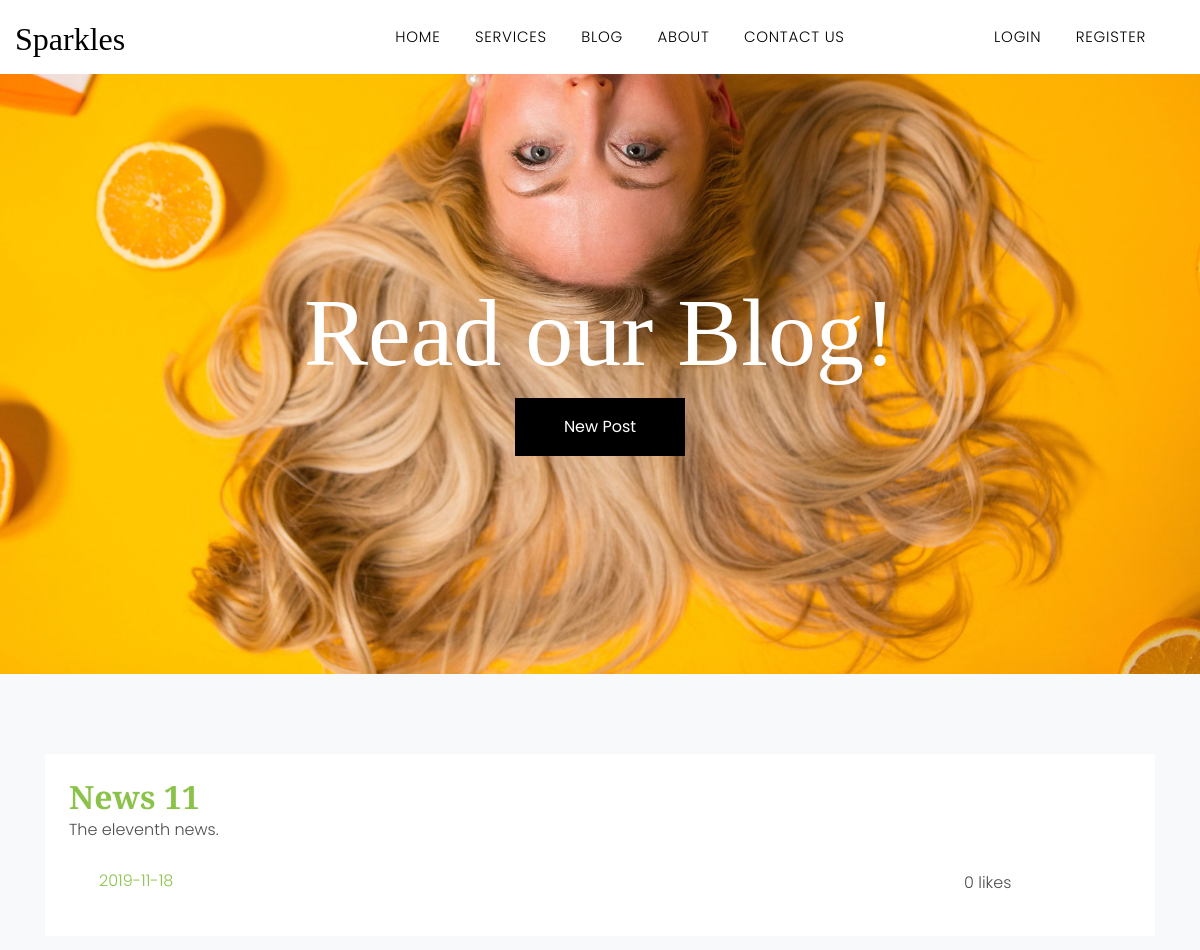
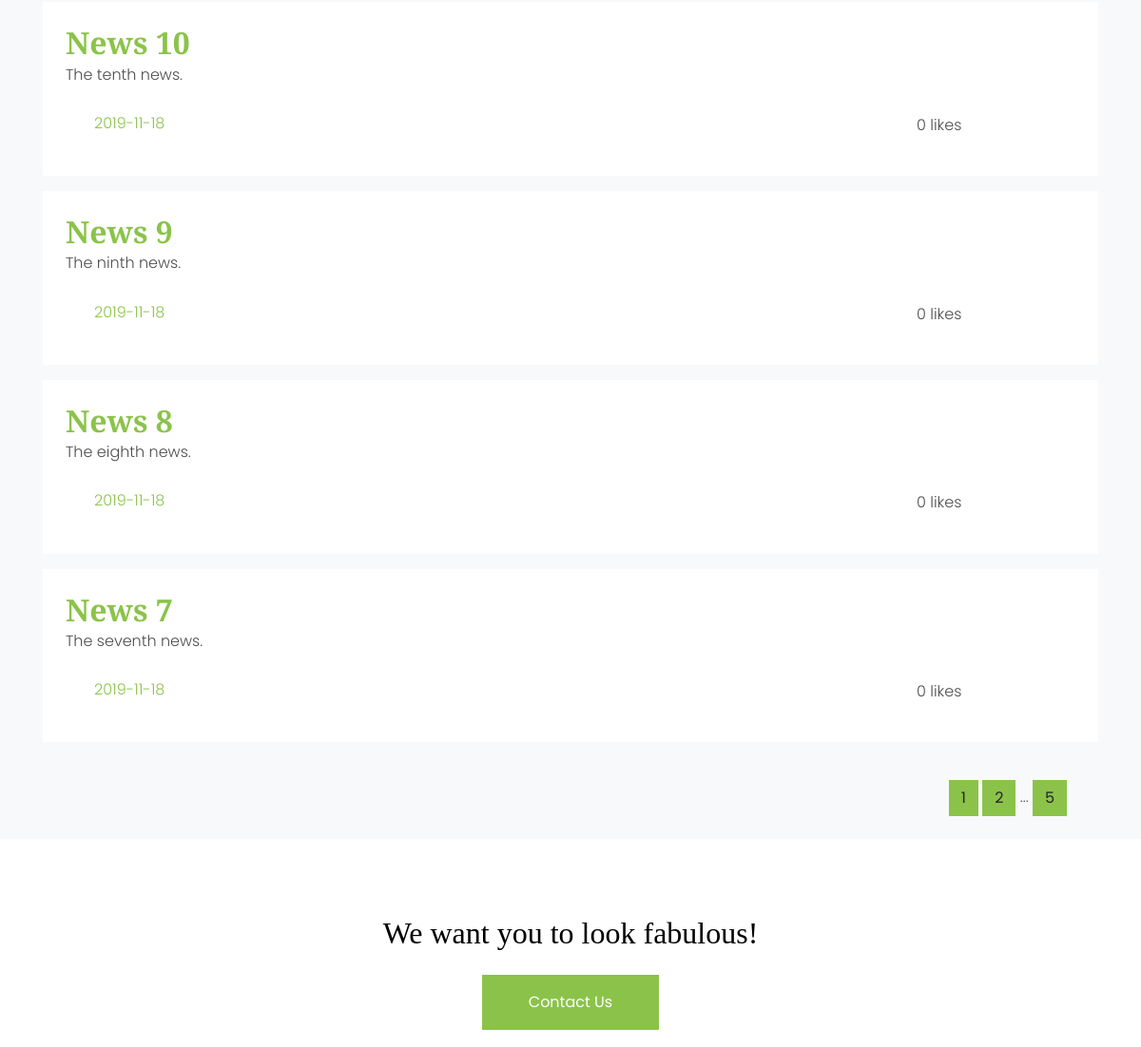
/blog (upper part), run on an earlier commit of the app's database (2 pictures, top to bottom).
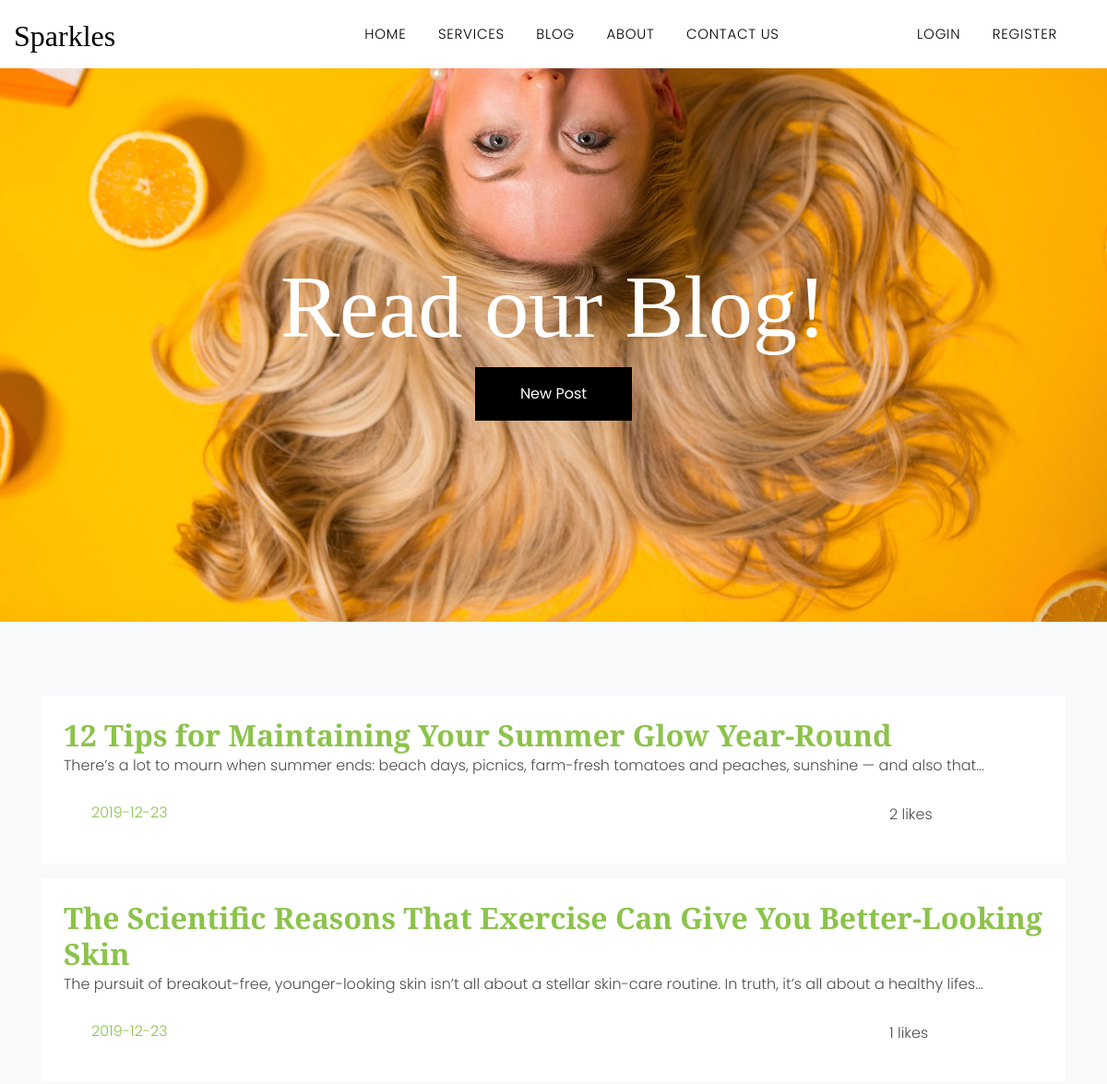
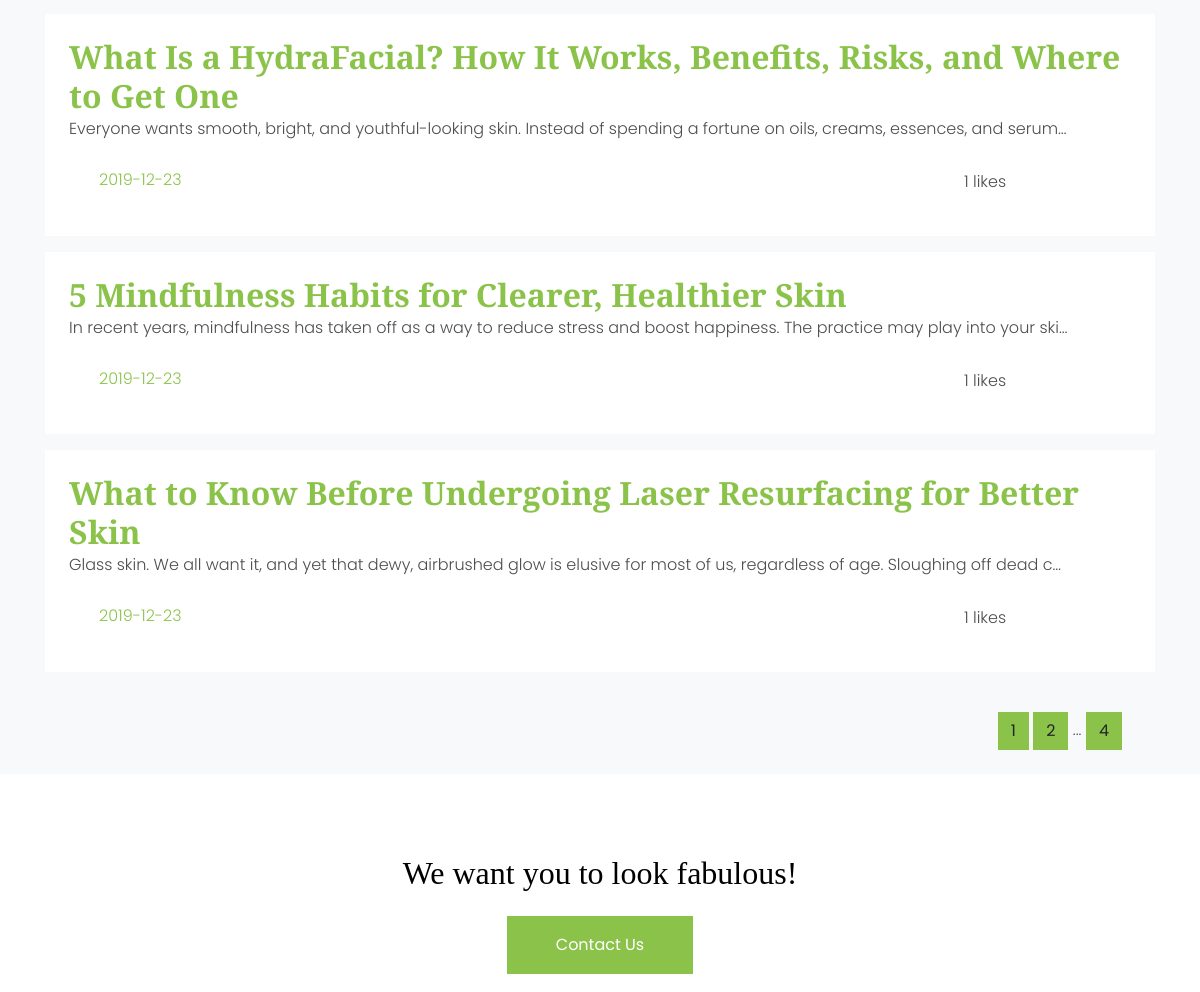
And on a later commit of the database (2 pictures, top to bottom).
### flaskblog/models.py (models this page shows, shortened)
class Post(db.Model):
	id = db.Column(db.Integer, primary_key=True)
	title = db.Column(db.String(100), nullable=False)
	date_posted = db.Column(db.DateTime, nullable=False, default=datetime.utcnow)
	content = db.Column(db.Text, nullable=False)
	user_id = db.Column(db.Integer, db.ForeignKey('user.id'), nullable=False)
	likes = db.relationship('PostLike', backref='post', lazy='dynamic')

### flaskblog/routes.py (the view)
@app.route("/blog")
def blog():
	page = request.args.get('page', 1, type=int)
	posts = Post.query.order_by(Post.date_posted.desc()).paginate(page=page, per_page=5)
	return render_template('blog.html', posts=posts)

### flaskblog/routes.py (called while the page is built)
@app.before_request
def before_request():
    if current_user.is_authenticated:
        current_user.last_seen = datetime.utcnow()
        db.session.commit()

### flaskblog/templates/blog.html (shortened to what this page needs)
{% extends "layout.html" %}
{% block content %}
    <div class="slide-one-item home-slider owl-carousel">
      <div class="site-blocks-cover inner-page-cover" style="background-image: url(static/images/hero_bg_2.jpg);" data-aos="fade" data-stellar-background-ratio="0.5">
        <div class="container">
          <div class="row align-items-center justify-content-center text-center">
            <div class="col-md-8" data-aos="fade-up" data-aos-delay="400">
              <h2 class="text-white font-weight-light mb-2 display-1">Read our Blog!</h2>
               <p class=""><a href="{{ url_for('new_post') }}" class="btn btn-black py-3 px-5">New Post</a></p>
            </div>
          </div>
        </div>
      </div>
    </div>
    <div class="site-section bg-light pb-4">
      <div class="container">
        <div class="row">
          <div class="col-md-12 mb-4">
            {% for post in posts.items %}
            <div class="p-4 mb-3 bg-white">
              <h2 class="mb-0 font-weight-bold"><a href="{{ url_for('post', post_id=post.id) }}">{{ post.title }}</a></h2>
              <p class="mb-4" style="white-space: nowrap; width: 1000px; overflow: hidden; text-overflow: ellipsis;">{{ post.content }}</p>
              <div class="row col-md-12 m-0">
                <p class="col-md-10"><a href="#">{{ post.date_posted.strftime('%Y-%m-%d') }}</a></p>
                <p class="col-md-1" style="padding-left: 20px; padding-top: 2px;">{{ post.likes.count() }} likes</p>
              </div>
            </div>
            {% endfor %}
          </div>
          <div class="col-md-12 pr-5 text-right">
            {% for page_num in posts.iter_pages(left_edge=1, right_edge=1, left_current=1, right_current=2) %}
            {% if page_num %}
              {% if posts.page == page_num %}
              <a class="btn btn-primary" href="{{ url_for('blog', page=page_num) }}">{{ page_num }}</a>
              {% else %}
              <a class="btn btn-primary" href="{{ url_for('blog', page=page_num) }}">{{ page_num }}</a>
              {% endif %}
            {% else %}
            ...
            {% endif %}
            {% endfor %}
          </div>
        </div>
      </div>
    </div>
    <div class="site-section">
      <div class="container">
        <div class="row text-center">
          <div class="col-md-12">
            <h2 class="mb-4 text-black">We want you to look fabulous!</h2>
            <p class="mb-0"><a href="{{url_for('contact_us')}}" class="btn btn-primary py-3 px-5 text-white">Contact Us</a></p>
          </div>
        </div>
      </div>
    </div>
{% endblock content %}

What changed in the data, as far as the page shows it:
removed Post: title "News 11", content "The eleventh news.", date_posted "2019-11-18", likes.count "0"
removed Post: title "News 10", content "The tenth news.", date_posted "2019-11-18", likes.count "0"
removed Post: title "News 9", content "The ninth news.", date_posted "2019-11-18", likes.count "0"
removed Post: title "News 8", content "The eighth news.", date_posted "2019-11-18", likes.count "0"
removed Post: title "News 7", content "The seventh news.", date_posted "2019-11-18", likes.count "0"
now on this page (row edited): Post: title "12 Tips for Maintaining Your Summer Glow Year-Round", content "There’s a lot to mourn when summer ends: beach days, picnics, farm-fresh tomatoes and peaches, sunshine — and also that…", date_posted "2019-12-23", likes.count "2"
now on this page (row edited): Post: title "The Scientific Reasons That Exercise Can Give You Better-Looking Skin", content "The pursuit of breakout-free, younger-looking skin isn’t all about a stellar skin-care routine. In truth, it’s all about a healthy lifes…", date_posted "2019-12-23", likes.count "1"
now on this page (row edited): Post: title "What Is a HydraFacial? How It Works, Benefits, Risks, and Where to Get One", content "Everyone wants smooth, bright, and youthful-looking skin. Instead of spending a fortune on oils, creams, essences, and serum…", date_posted "2019-12-23", likes.count "1"
now on this page (row edited): Post: title "5 Mindfulness Habits for Clearer, Healthier Skin", content "In recent years, mindfulness has taken off as a way to reduce stress and boost happiness. The practice may play into your ski…", date_posted "2019-12-23", likes.count "1"
now on this page (row edited): Post: title "What to Know Before Undergoing Laser Resurfacing for Better Skin", content "Glass skin. We all want it, and yet that dewy, airbrushed glow is elusive for most of us, regardless of age. Sloughing off dead c…", date_posted "2019-12-23", likes.count "1"
Also different on the page:
new list line: "4"
list line gone: "5"
